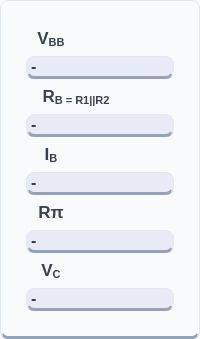
          <widget class="QFrame" name="frameOutputs">
           <property name="sizePolicy">
            <sizepolicy hsizetype="Preferred" vsizetype="Preferred">
             <horstretch>0</horstretch>
             <verstretch>0</verstretch>
            </sizepolicy>
           </property>
           <property name="minimumSize">
            <size>
             <width>120</width>
             <height>80</height>
            </size>
           </property>
           <property name="maximumSize">
            <size>
             <width>16777215</width>
             <height>16777215</height>
            </size>
           </property>
           <property name="styleSheet">
            <string notr="true">background-color: #f8fafc;
color: #334155;
border-radius: 8px;
border: 1px solid #e2e8f0;
border-bottom: 3px solid #94a3b8;
font-family: 'Inter', sans-serif;</string>
           </property>
           <property name="frameShape">
            <enum>QFrame::Shape::StyledPanel</enum>
           </property>
           <layout class="QVBoxLayout" name="verticalLayout_2">
            <property name="spacing">
             <number>5</number>
            </property>
            <property name="leftMargin">
             <number>25</number>
            </property>
            <property name="topMargin">
             <number>25</number>
            </property>
            <property name="rightMargin">
             <number>25</number>
            </property>
            <property name="bottomMargin">
             <number>25</number>
            </property>
            <item>
             <widget class="QLabel" name="labelIconVbb_2">
              <property name="sizePolicy">
               <sizepolicy hsizetype="Expanding" vsizetype="Fixed">
                <horstretch>0</horstretch>
                <verstretch>0</verstretch>
               </sizepolicy>
              </property>
              <property name="minimumSize">
               <size>
                <width>40</width>
                <height>25</height>
               </size>
              </property>
              <property name="maximumSize">
               <size>
                <width>50</width>
                <height>50</height>
               </size>
              </property>
              <property name="styleSheet">
               <string notr="true">QLabel {
    color: #374151;             /* The dark charcoal text from Image 1 */
    font-family: &quot;Rockwell&quot;;    /* The serif font from Image 1 */
    font-size: 13pt;
    font-weight: bold;
    background: transparent;    /* Crucial for the Image 2 flat look */
    border: none;
}</string>
              </property>
              <property name="text">
               <string>&lt;html&gt;&lt;head/&gt;&lt;body&gt;&lt;p&gt;V&lt;span style=&quot; vertical-align:sub;&quot;&gt;BB&lt;/span&gt;&lt;/p&gt;&lt;/body&gt;&lt;/html&gt;</string>
              </property>
              <property name="alignment">
               <set>Qt::AlignmentFlag::AlignCenter</set>
              </property>
             </widget>
            </item>
            <item>
             <widget class="QLabel" name="labelOutputVbb">
              <property name="sizePolicy">
               <sizepolicy hsizetype="Preferred" vsizetype="Fixed">
                <horstretch>0</horstretch>
                <verstretch>0</verstretch>
               </sizepolicy>
              </property>
              <property name="minimumSize">
               <size>
                <width>100</width>
                <height>20</height>
               </size>
              </property>
              <property name="cursor">
               <cursorShape>IBeamCursor</cursorShape>
              </property>
              <property name="mouseTracking">
               <bool>false</bool>
              </property>
              <property name="styleSheet">
               <string notr="true">font-size: 16px; font-weight: bold; color: #2c3e50; background: #e8eaf6;

</string>
              </property>
              <property name="text">
               <string>-</string>
              </property>
              <property name="scaledContents">
               <bool>false</bool>
              </property>
              <property name="textInteractionFlags">
               <set>Qt::TextInteractionFlag::LinksAccessibleByMouse|Qt::TextInteractionFlag::TextSelectableByMouse</set>
              </property>
             </widget>
            </item>
            <item>
             <widget class="QLabel" name="labelIconRb_2">
              <property name="minimumSize">
               <size>
                <width>40</width>
                <height>25</height>
               </size>
              </property>
              <property name="maximumSize">
               <size>
                <width>100</width>
                <height>50</height>
               </size>
              </property>
              <property name="styleSheet">
               <string notr="true">QLabel {
    color: #374151;             /* The dark charcoal text from Image 1 */
    font-family: &quot;Rockwell&quot;;    /* The serif font from Image 1 */
    font-size: 13pt;
    font-weight: bold;
    background: transparent;    /* Crucial for the Image 2 flat look */
    border: none;
}</string>
              </property>
              <property name="text">
               <string>&lt;html&gt;&lt;head/&gt;&lt;body&gt;&lt;p&gt;R&lt;span style=&quot; vertical-align:sub;&quot;&gt;B = R1||R2&lt;/span&gt;&lt;/p&gt;&lt;/body&gt;&lt;/html&gt;</string>
              </property>
              <property name="alignment">
               <set>Qt::AlignmentFlag::AlignCenter</set>
              </property>
             </widget>
            </item>
            <item>
             <widget class="QLabel" name="labelOutputRb">
              <property name="sizePolicy">
               <sizepolicy hsizetype="Preferred" vsizetype="Fixed">
                <horstretch>0</horstretch>
                <verstretch>0</verstretch>
               </sizepolicy>
              </property>
              <property name="minimumSize">
               <size>
                <width>100</width>
                <height>20</height>
               </size>
              </property>
              <property name="cursor">
               <cursorShape>IBeamCursor</cursorShape>
              </property>
              <property name="mouseTracking">
               <bool>true</bool>
              </property>
              <property name="styleSheet">
               <string notr="true">font-size: 16px; font-weight: bold; color: #2c3e50; background: #e8eaf6;

</string>
              </property>
              <property name="text">
               <string>-</string>
              </property>
              <property name="textInteractionFlags">
               <set>Qt::TextInteractionFlag::LinksAccessibleByMouse|Qt::TextInteractionFlag::TextSelectableByMouse</set>
              </property>
             </widget>
            </item>
            <item>
             <widget class="QLabel" name="labelIconIb">
              <property name="sizePolicy">
               <sizepolicy hsizetype="Expanding" vsizetype="Fixed">
                <horstretch>0</horstretch>
                <verstretch>0</verstretch>
               </sizepolicy>
              </property>
              <property name="minimumSize">
               <size>
                <width>40</width>
                <height>25</height>
               </size>
              </property>
              <property name="maximumSize">
               <size>
                <width>50</width>
                <height>50</height>
               </size>
              </property>
              <property name="styleSheet">
               <string notr="true">QLabel {
    color: #374151;             /* The dark charcoal text from Image 1 */
    font-family: &quot;Rockwell&quot;;    /* The serif font from Image 1 */
    font-size: 13pt;
    font-weight: bold;
    background: transparent;    /* Crucial for the Image 2 flat look */
    border: none;
}</string>
              </property>
              <property name="text">
               <string>&lt;html&gt;&lt;head/&gt;&lt;body&gt;&lt;p&gt;I&lt;span style=&quot; vertical-align:sub;&quot;&gt;B&lt;/span&gt;&lt;/p&gt;&lt;/body&gt;&lt;/html&gt;</string>
              </property>
              <property name="alignment">
               <set>Qt::AlignmentFlag::AlignCenter</set>
              </property>
             </widget>
            </item>
            <item>
             <widget class="QLabel" name="labelOutputIb">
              <property name="sizePolicy">
               <sizepolicy hsizetype="Preferred" vsizetype="Fixed">
                <horstretch>0</horstretch>
                <verstretch>0</verstretch>
               </sizepolicy>
              </property>
              <property name="minimumSize">
               <size>
                <width>100</width>
                <height>20</height>
               </size>
              </property>
              <property name="cursor">
               <cursorShape>IBeamCursor</cursorShape>
              </property>
              <property name="mouseTracking">
               <bool>true</bool>
              </property>
              <property name="styleSheet">
               <string notr="true">font-size: 16px; font-weight: bold; color: #2c3e50; background: #e8eaf6;

</string>
              </property>
              <property name="text">
               <string>-</string>
              </property>
              <property name="textInteractionFlags">
               <set>Qt::TextInteractionFlag::LinksAccessibleByMouse|Qt::TextInteractionFlag::TextSelectableByMouse</set>
              </property>
             </widget>
            </item>
            <item>
             <widget class="QLabel" name="labelIconRpi">
              <property name="sizePolicy">
               <sizepolicy hsizetype="Expanding" vsizetype="Fixed">
                <horstretch>0</horstretch>
                <verstretch>0</verstretch>
               </sizepolicy>
              </property>
              <property name="minimumSize">
               <size>
                <width>40</width>
                <height>25</height>
               </size>
              </property>
              <property name="maximumSize">
               <size>
                <width>50</width>
                <height>50</height>
               </size>
              </property>
              <property name="styleSheet">
               <string notr="true">QLabel {
    color: #374151;             /* The dark charcoal text from Image 1 */
    font-family: &quot;Rockwell&quot;;    /* The serif font from Image 1 */
    font-size: 13pt;
    font-weight: bold;
    background: transparent;    /* Crucial for the Image 2 flat look */
    border: none;
}</string>
              </property>
              <property name="text">
               <string>&lt;html&gt;&lt;head/&gt;&lt;body&gt;&lt;p&gt;Rπ&lt;/p&gt;&lt;/body&gt;&lt;/html&gt;</string>
              </property>
              <property name="alignment">
               <set>Qt::AlignmentFlag::AlignCenter</set>
              </property>
             </widget>
            </item>
            <item>
             <widget class="QLabel" name="labelOutputRpi">
              <property name="sizePolicy">
               <sizepolicy hsizetype="Preferred" vsizetype="Fixed">
                <horstretch>0</horstretch>
                <verstretch>0</verstretch>
               </sizepolicy>
              </property>
              <property name="minimumSize">
               <size>
                <width>100</width>
                <height>20</height>
               </size>
              </property>
              <property name="cursor">
               <cursorShape>IBeamCursor</cursorShape>
              </property>
              <property name="mouseTracking">
               <bool>true</bool>
              </property>
              <property name="styleSheet">
               <string notr="true">font-size: 16px; font-weight: bold; color: #2c3e50; background: #e8eaf6;

</string>
              </property>
              <property name="text">
               <string>-</string>
              </property>
              <property name="textInteractionFlags">
               <set>Qt::TextInteractionFlag::LinksAccessibleByMouse|Qt::TextInteractionFlag::TextSelectableByMouse</set>
              </property>
             </widget>
            </item>
            <item>
             <widget class="QLabel" name="labelIconVc">
              <property name="sizePolicy">
               <sizepolicy hsizetype="Expanding" vsizetype="Fixed">
                <horstretch>40</horstretch>
                <verstretch>40</verstretch>
               </sizepolicy>
              </property>
              <property name="minimumSize">
               <size>
                <width>40</width>
                <height>25</height>
               </size>
              </property>
              <property name="maximumSize">
               <size>
                <width>50</width>
                <height>50</height>
               </size>
              </property>
              <property name="styleSheet">
               <string notr="true">QLabel {
    color: #374151;             /* The dark charcoal text from Image 1 */
    font-family: &quot;Rockwell&quot;;    /* The serif font from Image 1 */
    font-size: 13pt;
    font-weight: bold;
    background: transparent;    /* Crucial for the Image 2 flat look */
    border: none;
}</string>
              </property>
              <property name="text">
               <string>&lt;html&gt;&lt;head/&gt;&lt;body&gt;&lt;p&gt;V&lt;span style=&quot; vertical-align:sub;&quot;&gt;C&lt;/span&gt;&lt;/p&gt;&lt;/body&gt;&lt;/html&gt;</string>
              </property>
              <property name="alignment">
               <set>Qt::AlignmentFlag::AlignCenter</set>
              </property>
             </widget>
            </item>
            <item>
             <widget class="QLabel" name="labelOutputVc">
              <property name="sizePolicy">
               <sizepolicy hsizetype="Preferred" vsizetype="Fixed">
                <horstretch>0</horstretch>
                <verstretch>0</verstretch>
               </sizepolicy>
              </property>
              <property name="minimumSize">
               <size>
                <width>100</width>
                <height>20</height>
               </size>
              </property>
              <property name="cursor">
               <cursorShape>IBeamCursor</cursorShape>
              </property>
              <property name="mouseTracking">
               <bool>true</bool>
              </property>
              <property name="styleSheet">
               <string notr="true">font-size: 16px; font-weight: bold; color: #2c3e50; background: #e8eaf6;

</string>
              </property>
              <property name="text">
               <string>-</string>
              </property>
              <property name="textInteractionFlags">
               <set>Qt::TextInteractionFlag::LinksAccessibleByMouse|Qt::TextInteractionFlag::TextSelectableByMouse</set>
              </property>
             </widget>
            </item>
           </layout>
          </widget>
